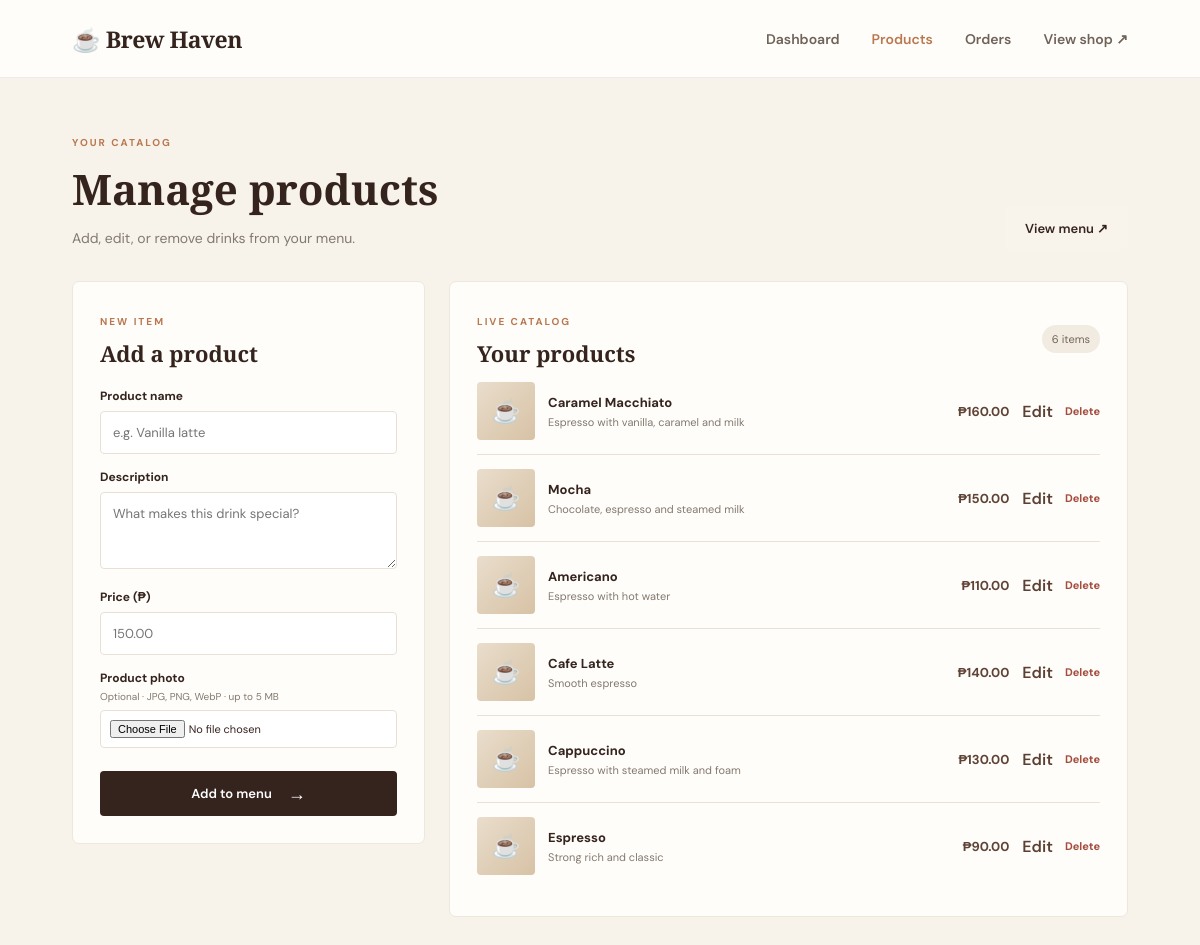
/products.php, run on the app's committed database.
### tables this page shows
CREATE TABLE `products` (
  `id` int(11) NOT NULL,
  `name` varchar(100) NOT NULL,
  `description` text DEFAULT NULL,
  `price` decimal(10,2) NOT NULL,
  `image` varchar(255) DEFAULT NULL,
  `created_at` timestamp NOT NULL DEFAULT current_timestamp()
);

### products.php (the view, shortened to what this page needs)
<?php
require_once __DIR__ . "/database.php";
$products =
    $pdo
    ->query(
        'SELECT *
         FROM products
         ORDER BY id DESC'
    )
    ->fetchAll();
?>
<!DOCTYPE html>
<html lang="en">
<head>
    <link
        rel="stylesheet"
        href="style.css"
    >
</head>
<body>
<nav class="navbar">
    <a
        class="logo"
        href="index.php"
    >
        ☕ Brew Haven
    </a>
    <div class="nav-links">
        <a href="admin_index.php">
            Dashboard
        </a>
        <a
            class="active"
            href="products.php"
        >
            Products
        </a>
        <a href="orders.php">
            Orders
        </a>
        <a href="menu.php">
            View shop ↗
        </a>
    </div>
</nav>
<main class="container admin-layout">
    <div class="section-heading">
        <div>
            <span class="eyebrow">
                YOUR CATALOG
            </span>
            <h1>
                Manage products
            </h1>
            <p>
                Add, edit, or remove drinks from your menu.
            </p>
        </div>
        <a
            class="btn btn-light"
            href="menu.php"
        >
            View menu ↗
        </a>
    </div>
    <section class="admin-grid">
        <form
            class="form-container product-form"
            method="POST"
            enctype="multipart/form-data"
        >
            <span class="eyebrow">
                NEW ITEM
            </span>
            <h2>
                Add a product
            </h2>
            <label for="name">
                Product name
            </label>
            <input
                id="name"
                type="text"
                name="name"
                placeholder="e.g. Vanilla latte"
                required
            >
            <label for="description">
                Description
            </label>
            <textarea
                id="description"
                name="description"
                rows="3"
                placeholder="What makes this drink special?"
                required
            ></textarea>
            <label for="price">
                Price (₱)
            </label>
            <input
                id="price"
                type="number"
                name="price"
                min="0"
                step="0.01"
                placeholder="150.00"
                required
            >
            <label for="image">
                Product photo
                <span class="label-note">
                    Optional · JPG, PNG, WebP · up to 5 MB
                </span>
            </label>
            <input
                id="image"
                type="file"
                name="image"
                accept="image/jpeg,image/png,image/webp"
            >
            <button
                type="submit"
                name="add_product"
                class="btn"
            >
                Add to menu
                <span>
                    →
                </span>
            </button>
        </form>
        <section class="catalog-panel">
            <div class="panel-heading">
                <div>
                    <span class="eyebrow">
                        LIVE CATALOG
                    </span>
                    <h2>
                        Your products
                    </h2>
                </div>
                <span class="count-pill">
                    <?= count($products) ?>
                    items
                </span>
            </div>
            <?php if (!$products): ?>
                <div class="empty-state">
                    <span>
                        ☕
                    </span>
                    <h3>
                        Your menu is ready for its first drink
                    </h3>
                    <p>
                        Use the form to add a product.
                    </p>
                </div>
            <?php else: ?>
                <div class="admin-product-list">
                    <?php foreach ($products as $product): ?>
                        <article
                            class="admin-product-row"
                        >
                            <?php
                            $imageFile =
                                __DIR__ . '/' . $product['image'];
                            ?>
                            <?php if (
                                !empty($product['image'])
                                && is_file($imageFile)
                            ): ?>
                                <img
                                    src="<?= htmlspecialchars(
                                        $product['image']
                                    ) ?>"
                                    alt="<?= htmlspecialchars(
                                        $product['name']
                                    ) ?>"
                                >
                            <?php else: ?>
                                <div
                                    class="image-placeholder small-placeholder"
                                >
                                    ☕
                                </div>
                            <?php endif; ?>
                            <div
                                class="admin-product-info"
                            >
                                <strong>
                                    <?= htmlspecialchars(
                                        $product['name']
                                    ) ?>
                                </strong>
                                <span>
                                    <?= htmlspecialchars(
                                        $product['description']
                                    ) ?>
                                </span>
                            </div>
                            <strong class="price">
                                ₱<?= number_format(
                                    (float)$product['price'],
                                    2
                                ) ?>
                            </strong>
                            <div
                                class="product-actions"
                            >
                                <a
                                    class="edit-btn"
                                    href="edit_product.php?id=<?= (int)$product['id'] ?>"
                                >
                                    Edit
                                </a>
                                <a
                                    class="remove"
                                    href="products.php?delete=<?= (int)$product['id'] ?>"
                                    onclick="return confirm('Remove this product?')"
                                >
                                    Delete
                                </a>
                            </div>
                        </article>
                    <?php endforeach; ?>
                </div>
            <?php endif; ?>
        </section>
    </section>
</main>
</body>
</html>

### style.css (style rules this page uses)
:root { --coffee:#35241e;--coffee-2:#604337;--cream:#f7f3eb;--paper:#fffdf9;--clay:#b97850;--gold:#dfb879;--muted:#827970;--line:#e9e1d6;--green:#596850 }
* { box-sizing:border-box }
html { scroll-behavior:smooth }
body { margin:0;background:var(--cream);color:var(--coffee);font-family:'DM Sans',Arial,sans-serif }
a { color:inherit }
.navbar { min-height:78px;padding:0 max(6vw,24px);background:var(--paper);display:flex;justify-content:space-between;align-items:center;border-bottom:1px solid rgba(53,36,30,.08);position:relative;z-index:2 }
.logo { text-decoration:none;font-family:'Playfair Display',Georgia,serif;font-size:23px;font-weight:700;letter-spacing:-.5px }
.nav-links { display:flex;align-items:center;gap:32px }
.nav-links a { text-decoration:none;color:#6f6259;font-size:14px;font-weight:600;transition:color .2s }
.nav-links a:hover,.nav-links a.active { color:var(--clay) }
.eyebrow { font-size:10px;letter-spacing:2px;font-weight:700;color:var(--clay) }
.btn { border:0;border-radius:4px;background:var(--coffee);color:white;padding:14px 20px;display:inline-flex;align-items:center;justify-content:center;gap:16px;text-decoration:none;font:600 13px 'DM Sans',sans-serif;cursor:pointer;transition:background .2s,transform .2s }
.btn span { font-size:18px;line-height:10px }
.btn-light { background:#f8f3eb;color:var(--coffee) }
.container { width:min(1120px,88%);margin:0 auto }
.menu-intro p,.section-heading p { color:var(--muted);font-size:14px;line-height:1.8 }
.product-image,.image-placeholder { width:100%;height:230px;object-fit:cover;display:grid;place-items:center }
.image-placeholder { background:linear-gradient(135deg,#e9ddcc,#d7c2a5);color:#956b48 }
.product-buy>strong,.price { font-size:17px;color:var(--coffee-2) }
.admin-layout { padding-top:52px;padding-bottom:90px }
.section-heading { display:flex;align-items:flex-end;justify-content:space-between;gap:25px;margin-bottom:30px }
.section-heading h1 { font:600 42px 'Playfair Display',Georgia,serif;margin:9px 0 }
.section-heading p { margin:0 }
.admin-grid { display:grid;grid-template-columns:minmax(280px,.78fr) minmax(0,1.5fr);gap:24px;align-items:start }
.form-container,.catalog-panel { background:var(--paper);border:1px solid #eee7dc;border-radius:7px;padding:27px }
.product-form h2,.catalog-panel h2 { font:600 22px 'Playfair Display',Georgia,serif;margin:8px 0 20px }
.form-container label { display:block;margin:15px 0 7px;font-size:12px;font-weight:700 }
.label-note { display:block;color:var(--muted);font-size:10px;font-weight:400;margin-top:4px }
.form-container input,.form-container textarea { width:100%;border:1px solid var(--line);border-radius:4px;background:#fff;padding:12px;font:13px 'DM Sans',sans-serif;color:var(--coffee) }
.form-container input[type=file] { font-size:11px;padding:9px }
.form-container .btn { width:100%;margin-top:23px }
.panel-heading { display:flex;align-items:center;justify-content:space-between }
.panel-heading h2 { margin-bottom:0 }
.count-pill { background:#f1ebe2;color:#756458;padding:7px 10px;border-radius:30px;font-size:11px }
.admin-product-row { display:grid;grid-template-columns:58px minmax(80px,1fr) auto auto;gap:13px;align-items:center;border-bottom:1px solid var(--line);padding:14px 0 }
.admin-product-row:last-child { border-bottom:0 }
.admin-product-row img,.small-placeholder { width:58px;height:58px;object-fit:cover;border-radius:4px }
.small-placeholder { font-size:23px }
.admin-product-info { min-width:0;display:grid;gap:4px }
.admin-product-info strong { font-size:13px }
.admin-product-info span { font-size:11px;color:var(--muted);white-space:nowrap;overflow:hidden;text-overflow:ellipsis;max-width:240px }
.admin-product-row .price { font-size:13px;white-space:nowrap }
.remove { color:#a44c3d;text-decoration:none;font-size:11px;font-weight:700 }

### products.php (style rules this page uses)
.product-actions { display: flex; align-items: center; gap: 12px; }
.edit-btn { text-decoration: none; font-weight: 600; color: #5b4033; }
.remove { cursor: pointer; }

### data on the page
products: name "Caramel Macchiato", description "Espresso with vanilla, caramel and milk", price "160.00"
products: name "Mocha", description "Chocolate, espresso and steamed milk", price "150.00"
products: name "Americano", description "Espresso with hot water", price "110.00"
products: name "Cafe Latte", description "Smooth espresso", price "140.00"
products: name "Cappuccino", description "Espresso with steamed milk and foam", price "130.00"
products: name "Espresso", description "Strong rich and classic", price "90.00"

### other printed values
count($products) "6"
